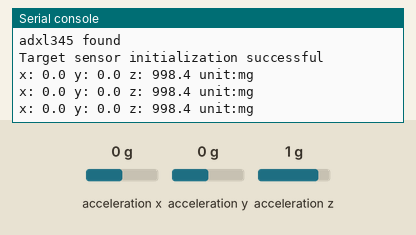
Simulated run of this program. Board: MicroPython board. On the bench: the last lines printed to the serial console. The test bench sets the inputs (shaded band); at power-on: acceleration x 0 g, acceleration y 0 g, acceleration z 1 g. Library files of the repository ran but are not shown: adxl345.py.

Above: at 6.3 s.
6.4 s: acceleration x set to -1.4 g
At 7.1 s:
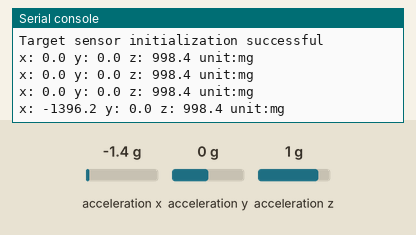
7.9 s: acceleration y set to -1.4 g
At 7.9 s:
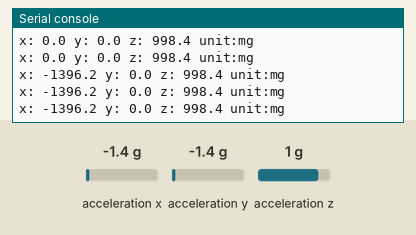
9.4 s: acceleration z set to -1.4 g
At 9.4 s:
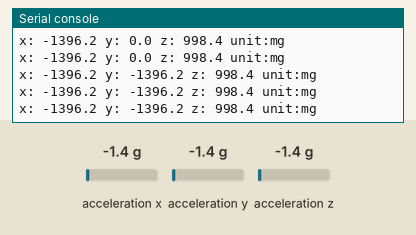

The program:

main.py
```python
# Python env   : MicroPython v1.23.0
# -*- coding: utf-8 -*-
# @Time    : 2026/3/14 下午2:30
# @Author  : fanday
# @File    : main.py
# @Description : ADXL345三轴加速度传感器测试 初始化I2C扫描 读取XYZ轴加速度数据
# ======================================== 导入相关模块 =========================================

# 从machine模块导入Pin类，用于控制GPIO引脚
from machine import Pin

# 从machine模块导入I2C类，用于I2C通信
from machine import I2C

# 导入时间模块，用于延时操作
import time

# 导入ustruct模块，用于解析二进制数据
import ustruct

# 从adxl345模块导入adxl345类，这是ADXL345传感器的驱动类
from adxl345 import adxl345

# ======================================== 全局变量 ============================================

# I2C总线编号（使用0号总线）
I2C_BUS_NUM = 0
# ADXL345的SCL引脚连接到GP5
I2C_SCL_PIN = 5
# ADXL345的SDA引脚连接到GP4
I2C_SDA_PIN = 4
# I2C通信频率设置为400KHz
I2C_FREQ = 400000
# ADXL345支持的I2C地址列表（默认地址0x53，若SDO引脚拉高则为0x1D）
TARGET_SENSOR_ADDRS = [0x53, 0x1D]
# 初始化传感器对象为None，后续扫描成功后再赋值
snsr = None
# 创建ADXL345片选引脚对象，设置为输出模式（I2C模式下片选引脚需设为输出）
cs = Pin(22, Pin.OUT)

# ======================================== 功能函数 ============================================

# ======================================== 自定义类 ============================================

# ======================================== 初始化配置 ===========================================

# 延时3秒，等待系统稳定
time.sleep(3)
# 输出初始化开始提示（纯英文短句）
print("FreakStudio: Starting I2C scanner for ADXL345")
# 初始化I2C总线，用于扫描设备（传感器初始化时仍使用原始参数格式）
i2c_bus = I2C(I2C_BUS_NUM, scl=Pin(I2C_SCL_PIN), sda=Pin(I2C_SDA_PIN), freq=I2C_FREQ)
# 扫描I2C总线上的所有设备地址，返回地址列表
devices_list: list[int] = i2c_bus.scan()
# 打印扫描开始提示
print("START I2C SCANNER")
# 检查是否扫描到任何设备
if len(devices_list) == 0:
    # 未发现设备时打印提示
    print("No i2c device !")
    # 抛出异常并退出程序
    raise SystemExit("I2C scan found no devices, program exited")
else:
    # 输出发现的设备数量
    print("i2c devices found:", len(devices_list))
    # 初始化目标地址变量
    target_addr = None
    # 遍历扫描到的所有设备地址
    for device in devices_list:
        # 如果当前地址属于目标传感器地址列表
        if device in TARGET_SENSOR_ADDRS:
            # 记录目标地址
            target_addr = device
            # 以十六进制格式打印目标地址
            print("I2c hexadecimal address:", hex(device))
            try:
                # 按照adxl345类要求传递参数：总线编号、SCL引脚、SDA引脚、片选引脚
                snsr = adxl345(bus=I2C_BUS_NUM, scl=I2C_SCL_PIN, sda=I2C_SDA_PIN, cs=cs)
                # 传感器初始化成功提示
                print("Target sensor initialization successful")
                # 跳出循环
                break
            except Exception as e:
                # 初始化失败时打印异常信息
                print(f"Sensor Initialization failed: {e}")
                # 继续尝试下一个地址
                continue
    # 如果传感器对象仍然为None（未成功初始化）
    if snsr is None:
        # 抛出明确异常，提示检查接线或地址
        raise Exception("No ADXL345 found, please check wiring or address (0x53/0x1D)!")

# ========================================  主程序  ============================================

# 无限循环读取传感器数据
while True:
    # 读取三轴加速度数据，返回值单位是mg
    x, y, z = snsr.readXYZ()
    # 打印X、Y、Z轴数据（单位：mg）
    print("x:", x, "y:", y, "z:", z, "unit:mg")
    # 延时0.5秒
    time.sleep(0.5)
```

Measured:
- after the input at 6.4 s, the serial console: prints a new line after 0.32 s (image 1)
